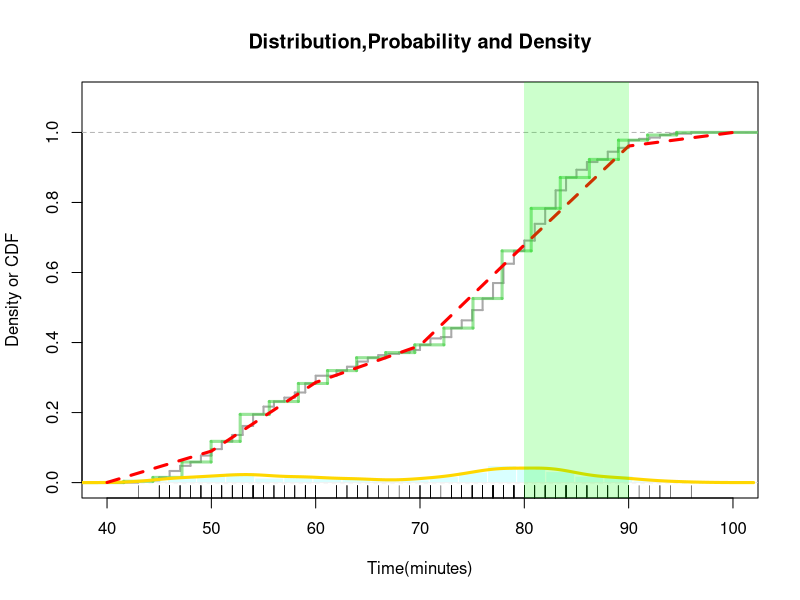
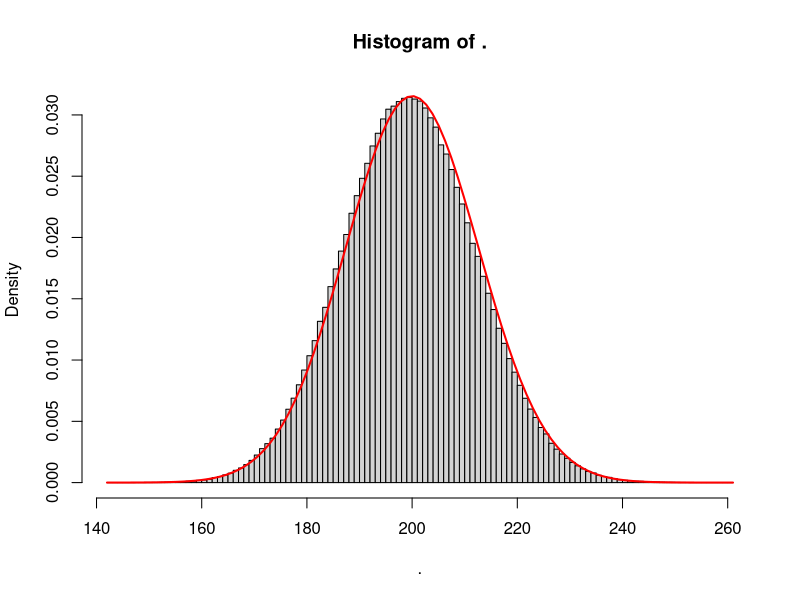

Write the R code that produced these figures, in order.
## ---- chunk 1
D = faithful$waiting  # copy to a short name


knitr::opts_chunk$set(echo = TRUE)

library(dplyr)
## ---- chunk 2

# Frame
plot(0,0,xlim=c(40,100),ylim=c(0,1.1),xlab="Time(minutes)", 
     ylab="Density or CDF", main="Distribution,Probability and Density")
abline(h=1, col='lightgray', lwd=0.25, lty=2)

# Empirical PDF
rug(D)
# Empirical CDF
plot(ecdf(D), cex=0, verticals=T, lwd=2, col='darkgray', add=T)

# Histogram PDF
Bins = 20                             # no. bins
bx = seq(min(D), max(D), length=Bins) # break sequence 
hist(D, col="#B3FFFF7F", border="white", ylim=c(0,1.1),
     freq=F, breaks=bx, add=T)
abline(h=0, col='lightgray', lwd=0.25)
# Histogram CDF
adj = (bx[2] - bx[1])/2
steps = stepfun(bx-adj, c(0, sapply(bx, function(b) mean(D <= b))))
plot(steps, cex=0, col='#33CC337F', lwd=3, lty=1, add=T)

# Smooth PDF
Adjust = 0.5    # bandwidth adjustment
DEN = density(D, adjust = Adjust)
lines(DEN, col='gold', lwd=3)
# Smooth CDF
PDF = approxfun(DEN$x, DEN$y, yleft=0, yright=0)
x = seq(40,100,10)
y = sapply(x, function(i) integrate(PDF, -Inf, i)$value)
lines(x, y, col='red', lwd=3, lty=2) 

# Mark Range
x1 = 80; x2 = 90
rect(x1,-0.1,x2,1.2,col= rgb(0,1,0,alpha=0.2),border=NA)
# x = seq(x1, x2, length=100)
# polygon(c(x, x2, x1),  c(PDF(x), 0, 0), col="#FF99003F", border=NA)
# Calculate Probability
(integrate(PDF, x1, x2)$value)

###############################
library('dplyr')
rbinom(1000000, 1000, 0.2) %>% hist(breaks=100,freq=F)
curve(dnorm(x,mean=200,sd=sqrt(160)), col='red', lwd=2, add=T)
## ---- chunk 3
D = faithful$eruptions
x=seq(1,6,1/6)
Y=function(x){prob= integrate(PDF, x, (x+1/6))$value
95*prob+(-5)*(1-prob)}
exp=sapply(x,Y)
a=data.frame(x,exp)
a[a$exp>0,]
